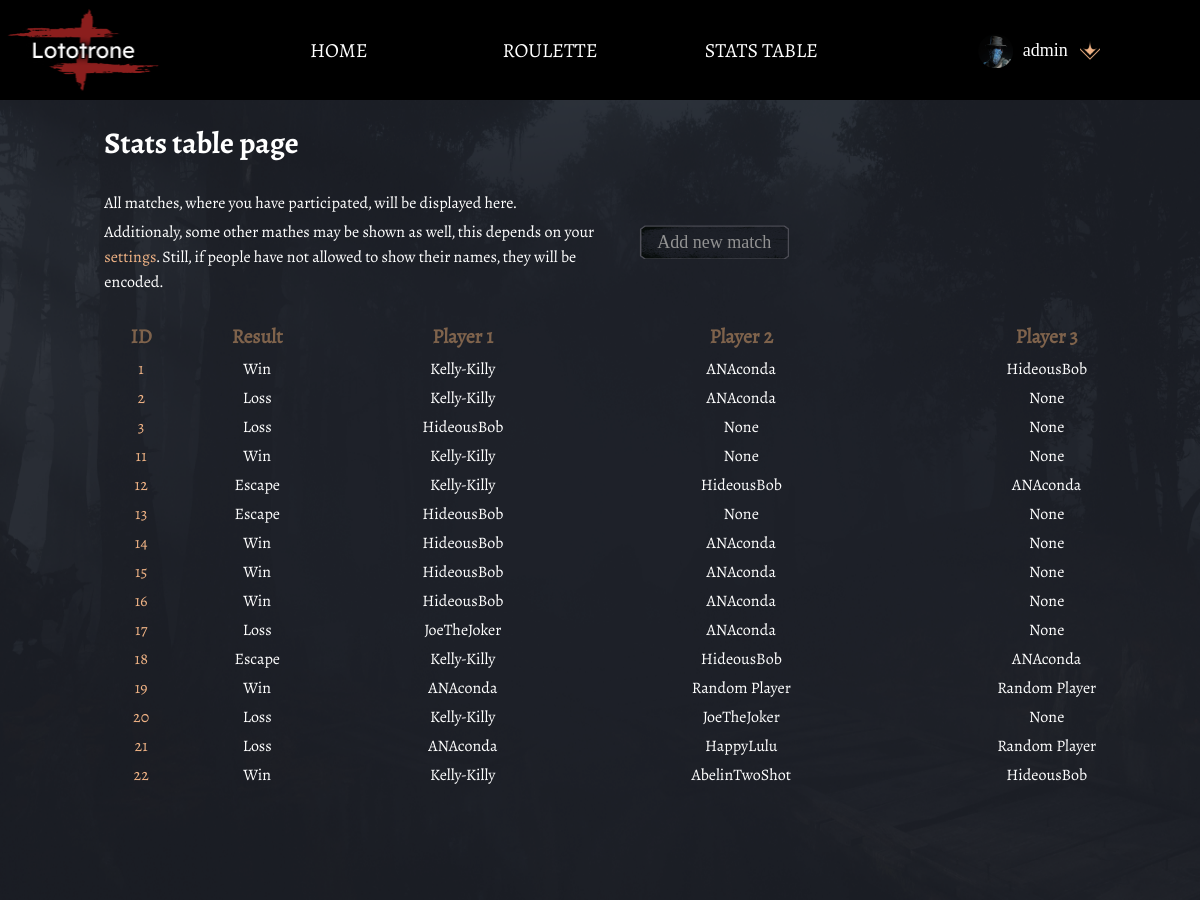
Page /stats/ (signed in) on the earlier database version.
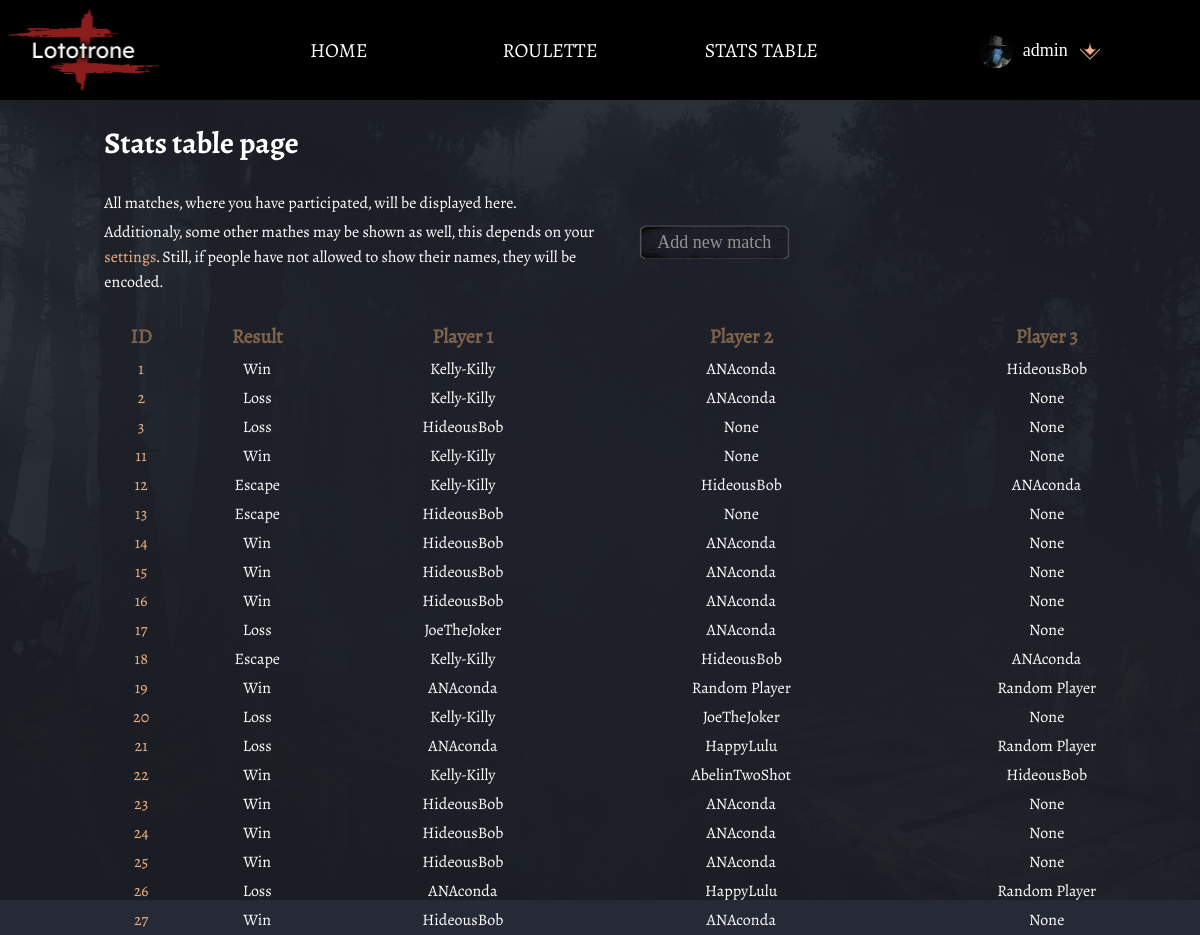
Same page on the later database version.
### stats/models.py (models this page shows, shortened)
class Match(models.Model):
    wl_status = models.FloatField(
        blank=False,
        default=0,
        validators=[ListedValueValidator((0,0.5,1))]
        )
    date = models.DateField(  default=datetime.date.today)
    kills_total = models.IntegerField(
        blank=False,
        default=0
        )
    playtime = models.DurationField(blank=False)
    map = models.ForeignKey(
        Map,
        verbose_name=_("Map of the match"),
        on_delete=models.PROTECT,
        related_name="map_of_match",
        blank=True,
        null=True
        )
    kills_validators = [NonNegativeValidator(_('kills')),]
    assists_validators = [NonNegativeValidator(_("assists")),]
    deaths_validators = [NonNegativeValidator(_("deaths")),]
    bounty_validators = [NonNegativeValidator(_('bounty')),]
    player_1 = models.ForeignKey(Player, on_delete=models.PROTECT, related_name='player_1_name')
    player_1_primary_weapon = models.ForeignKey(
        Weapon,
        on_delete=models.PROTECT,
        related_name='player_1_primary_weapon',
        null=True,
        )
    player_1_primary_ammo_A = models.ForeignKey(
        AmmoType,
        on_delete=models.PROTECT,
        related_name='player_1_primary_weapon_ammo_A',
        default=AmmoType.objects.get(name="Standard").id,
        null=True,
        )
    player_1_primary_ammo_B = models.ForeignKey(
        AmmoType,
        on_delete=models.PROTECT,
        related_name='player_1_primary_weapon_ammo_B',
        default=AmmoType.objects.get(name="None").id,
        null=True,
        blank=True,
        )
    player_1_secondary_weapon = models.ForeignKey(
        Weapon,
        on_delete=models.PROTECT,
        related_name='player_1_secondary_weapon',
        null=True,
        )
    player_1_secondary_ammo_A = models.ForeignKey(AmmoType, on_delete=models.PROTECT,
        related_name='player_1_secondary_weapon_ammo_A',
        default=AmmoType.objects.get(name="Standard").id,
        null=True,
        )
    player_1_secondary_ammo_B = models.ForeignKey(AmmoType,
        on_delete=models.PROTECT,
        related_name='player_1_secondary_weapon_ammo_B',
        default=AmmoType.objects.get(name="None").id,
        null=True,
        blank=True,
        )
    player_1_kills = models.IntegerField(
        default=0,
        validators=kills_validators,
        )
    player_1_assists = models.IntegerField(
        default=0,
        validators=assists_validators,
        )
    player_1_deaths = models.IntegerField(
        default=0,
        validators=deaths_validators,
        )
    player_1_bounty = models.IntegerField(
        _("player 1 bounty"),
        default=0,
        validators=bounty_validators,
        null=False,
        blank=True,
        )
    player_1_signature = models.BooleanField(
        _("player 1 signature"),
        default=False,
        blank=True,
        ) #this fiels certifies that player 1 privided his side of data
    player_2 = models.ForeignKey(Player,
        on_delete=models.PROTECT,
        related_name='player_2_name',
        null=True,
        blank=True
    )
    player_2_primary_weapon = models.ForeignKey(
        Weapon,
        on_delete=models.PROTECT,
        related_name='player_2_primary_weapon',
        null=True,
        blank=True,
        )
    player_2_primary_ammo_A = models.ForeignKey(
        AmmoType,
        on_delete=models.PROTECT,
        related_name='player_2_primary_weapon_ammo_A',
        default=AmmoType.objects.get(name="Standard").id,
        null=True,
        blank=True,
        )
    player_2_primary_ammo_B = models.ForeignKey(
        AmmoType,
        on_delete=models.PROTECT,
        related_name='player_2_primary_weapon_ammo_B',
        default=AmmoType.objects.get(name="None").id,
        null=True,
        blank=True,
        )
    player_2_secondary_weapon = models.ForeignKey(
        Weapon,
        on_delete=models.PROTECT,
        related_name='player_2_secondary_weapon',
        null=True,
        blank=True,
        )
    player_2_secondary_ammo_A = models.ForeignKey(AmmoType, on_delete=models.PROTECT,
        related_name='player_2_secondary_weapon_ammo_A',
        default=AmmoType.objects.get(name="Standard").id,
        null=True,
        blank=True,
        )
    player_2_secondary_ammo_B = models.ForeignKey(AmmoType,
        on_delete=models.PROTECT,
        related_name='player_2_secondary_weapon_ammo_B',
        default=AmmoType.objects.get(name="None").id,
        null=True,
        blank=True,
        )
    player_2_kills = models.IntegerField(
        default=0,
        validators=kills_validators,
        blank=True,
        )
    player_2_assists = models.IntegerField(
        default=0,
        validators=assists_validators,
        blank=True,
        )
    player_2_deaths = models.IntegerField(
        default=0,
        validators=deaths_validators,
        blank=True,
        )
    player_2_bounty = models.IntegerField(
        _("player 2 bounty"),
        default=0,
        validators=bounty_validators,
        null=False,
        blank=True,
        )
    player_2_signature = models.BooleanField(
        _("player 2 signature"),
        default=False,
        blank=True,
        )
    player_3 = models.ForeignKey(Player,
        on_delete=models.PROTECT,
        related_name='player_3_name',
        null=True,
        blank=True)
    player_3_primary_weapon = models.ForeignKey(
        Weapon,
        on_delete=models.PROTECT,
        related_name='player_3_primary_weapon',
        null=True,
        blank=True,
        )
    player_3_primary_ammo_A = models.ForeignKey(
        AmmoType,
        on_delete=models.PROTECT,
        related_name='player_3_primary_weapon_ammo_A',
        default=AmmoType.objects.get(name="Standard").id,
        null=True,
        blank=True,
        )
    player_3_primary_ammo_B = models.ForeignKey(
        AmmoType,
        on_delete=models.PROTECT,
        related_name='player_3_primary_weapon_ammo_B',
        default=AmmoType.objects.get(name="None").id,
        null=True,
        blank=True,
        )
    player_3_secondary_weapon = models.ForeignKey(
        Weapon,
        on_delete=models.PROTECT,
        related_name='player_3_secondary_weapon',
        null=True,
        blank=True,
        )
    player_3_secondary_ammo_A = models.ForeignKey(AmmoType, on_delete=models.PROTECT,
        related_name='player_3_secondary_weapon_ammo_A',
        default=AmmoType.objects.get(name="Standard").id,
        null=True,
        blank=True,
        )
    player_3_secondary_ammo_B = models.ForeignKey(AmmoType,
        on_delete=models.PROTECT,
        related_name='player_3_secondary_weapon_ammo_B',
        default=AmmoType.objects.get(name="None").id,
        null=True,
        blank=True,
        )
    player_3_kills = models.IntegerField(
        default=0,
        validators=kills_validators,
        blank=True,
        )
    player_3_assists = models.IntegerField(
        default=0,
        validators=assists_validators,
        blank=True,
        )
    player_3_deaths = models.IntegerField(
        default=0,
        validators=deaths_validators,
        blank=True,
        )
    player_3_bounty = models.IntegerField(
        _("player 3 bounty"),
        default=0,
        validators=bounty_validators,
        null=False,
        blank=True,
        )
    player_3_signature = models.BooleanField(
        _("player 2 signature"),
        default=False,
        blank=True,
        )
    fights_locations = models.ManyToManyField(
        Compound,
        verbose_name=_("Place of a firefight")
        )
    correct_match = models.BooleanField(
        _("Match data is correct"),
        default=False)
    external = models.BooleanField(
        _("Externally added match"),
        default = False
        )
    class PlayerDuplicationError(Exception):
        '''Exception is raised when we try to assign several players which cannot have duplicates.
        The only players which could have its own duplicates should be Unknown Hunter (aka deleted one), Random Hunter, and maybe some other.

        Atributes
            player - name\class of a player duplicate
            message (optional) - in case you'd like to change this
        '''
    def players(self, is_class = False):
        '''This func puts player credentials into a list. If is_class is True then puts whole classes.
        Credentials is a bit outdated logic, use is_class instead.
        '''
        players_credentials = []
        all_players = (self.player_1, self.player_2, self. player_3)
        for player in all_players:
            try:
                username = player.username.username
            except AttributeError:
                username = ''
            try:
                playername = player.also_known_as
            except AttributeError:
                playername = ''
            players_credentials.append((username, playername))
        if not is_class:
            return players_credentials
        else:
            return all_players

class Player(models.Model):
    username_validator = UnicodeUsernameValidator()
    username = models.OneToOneField(
        User,
        on_delete=models.SET( User.objects.get(username='UnknownHunter').pk),
        validators=[username_validator],
        related_name="username_of_player",
        null=True,
        blank=True,
        unique=False,
        )
    use_alternative_name = models.BooleanField(default=False)
    also_known_as = models.CharField(
        max_length=50,
        verbose_name="Also known as",
        blank=True,
        validators = [UnicodeAndSpaceValidator(),],
        )
    allow_see_mathes = models.BooleanField(
        _("Allow other users see your matches."),
        default=False,
        )
    allow_see_name = models.BooleanField(
        _("Allow other users see your matches and your name."),
        default=False,
        )
    show_only_my_matches = models.BooleanField(
        _("Display only matches, where you have participated."),
        default=True,
        )
    verified_user = models.BooleanField(
        _("Allow stats of this player be used in common statistics."),
        default=False,
        )
    hash_key = models.CharField(
        _("Hash key of this user."),
        max_length=32,
        null=True,
        blank=True,
        )
    hash_redeemable = models.BooleanField(
        _("May be redeemed by a user"),
        default=False,
        )
    show_tooltips = models.BooleanField(
        _("States whether tooltips and usage hints are visible."),
        default=True
        )
    created_by = models.ForeignKey(
        User,
        verbose_name=_("Showss who is the creator of this player. It's used only while player is not assigned to a user."),
        on_delete=models.SET( User.objects.get(username='UnknownHunter').pk),
        related_name= 'creator', # do I even need this if 'Player.objects.filter(created_by = active_user)'
        blank = True,
        null = True,
        )
    may_be_duplicate = models.BooleanField(
        _("Allows this player to have duplicate in match. Service field."),
        default = False
        )
    encode = False
    def __str__(self) -> str:
        encode = self.encode
        if self.use_alternative_name:
            result =  self.also_known_as
        else:
            try:
                result =  self.username.username
            except AttributeError:
                result = self.also_known_as
        if encode:
            return 'Player '+ self.encode_md5(result)[:6]
        else:
            return result

### stats/views.py (the view)
# urls.py: path('', views.show_stats_table, name = "table"),
@login_required
def show_stats_table(request):
    user = AuxClass.credentials_to_dict(request)
    if not request.user.is_staff:
        if user['has_aka']:
            look_for_user = Player.objects.get(also_known_as = user['playername'])
        else:
            look_for_user = User.objects.get(username = user['username']).username_of_player
        p1_group = Match.objects.filter(player_1 = look_for_user)
        p2_group = Match.objects.filter(player_2 = look_for_user)
        p3_group = Match.objects.filter(player_3 = look_for_user)
        if request.user.username_of_player.show_only_my_matches:
            filtered_matches = []
        else:
            all_matches = Match.objects.all()
            filtered_matches = [match for match in all_matches if match.display_allowed()]
            hashed_matches = [match.set_encoding() for match in filtered_matches]
        result_as_list = sorted(
            chain(p1_group, p2_group, p3_group, filtered_matches),
            key=attrgetter('id'))
        result_as_set = set(result_as_list)
        result_ready = list(result_as_set)
        result_ready.reverse()
    else:
        result_ready = Match.objects.all()
    response = render(request, "stats_list.html", {'matches': result_ready, 'user':user})
    return response

### HuntLototron/auxilary.py (called while the page is built)
    def credentials_to_dict(url_request, debug=False):
        username = url_request.user.username
        user = {
        'username': username,
        }
        try:
            playername = url_request.user.username_of_player.also_known_as
            has_aka = True if playername != '' else False
        except AttributeError:
            playername = None
            has_aka = False
        name = playername if has_aka else username
        is_anon = True if username == '' else False
        user = {
            'anonymous': is_anon,
            'has_aka': has_aka,
            'username': username,
            'playername': playername,
            'credentials': (username, playername),
            'name' : name,
            'user':url_request.user,
        }
        if debug:
            print (user)
        return user

### stats/templates/stats_list.html (shortened to what this page needs)
{% extends 'base.html' %}
{% block content %}
<head>
    <link rel="stylesheet" href="/static/styles/statsList.css?{% now "U" %}">
</head>
<body>
    <main>
        <div id="spaceleft"></div>
        <div id="core">
            <h1 class="heading-big">
                Stats table page
            </h1>
            <div id="table-header">
                <div id="description">
                    <p style="max-width: 570px">
                        All matches, where you have participated, will be displayed here.
                    </p><p>
                        Additionaly, some other mathes may be shown as well,
                        this depends on your  <a href="{% url 'profile_settings' %}">settings</a>. Still, if people have not allowed to show their names, they will be encoded.
                    </p>
                </div>
                <div id="add">
                    <a href="{% url 'stats:add' %}" id="add-match">Add new match</a>
                </div>
            </div>
            <table>
                <th>ID</th>
                <th>Result</th>
                <th>Player 1</th>
                <th>Player 2</th>
                <th>Player 3</th>
                {% for match in matches %}
                <tr>
                    <td>
                        <a href="{% url 'stats:match_details' match.id %}">{{ match.id }}</a>
                    </td>
                    <td>
                        {% if match.wl_status == 1 %}Win{% endif %}
                        {% if match.wl_status == 0 %}Loss{% endif %}
                        {% if match.wl_status == 0.5 %}Escape{% endif %}
                    </td>
                    <td>{{ match.player_1 }}</td>
                    <td>{% if match.player_2 != 'None' %}{{ match.player_2 }}{% endif %}</td>
                    <td>{% if match.player_3 == 'None' %} {% else %}{{ match.player_3 }}{% endif %}</td>
                </tr>
                {% endfor%}
            </table>
        </div>
    </main>
</body>
{% endblock %}

Differences in the rows shown:
added Match: id "23", wl_status "Win", player_1 "HideousBob", player_2 "ANAconda", player_3 "None"
added Match: id "24", wl_status "Win", player_1 "HideousBob", player_2 "ANAconda", player_3 "None"
added Match: id "25", wl_status "Win", player_1 "HideousBob", player_2 "ANAconda", player_3 "None"
added Match: id "26", wl_status "Loss", player_1 "ANAconda", player_2 "HappyLulu", player_3 "Random Player"
added Match: id "27", wl_status "Win", player_1 "HideousBob", player_2 "ANAconda", player_3 "None"
